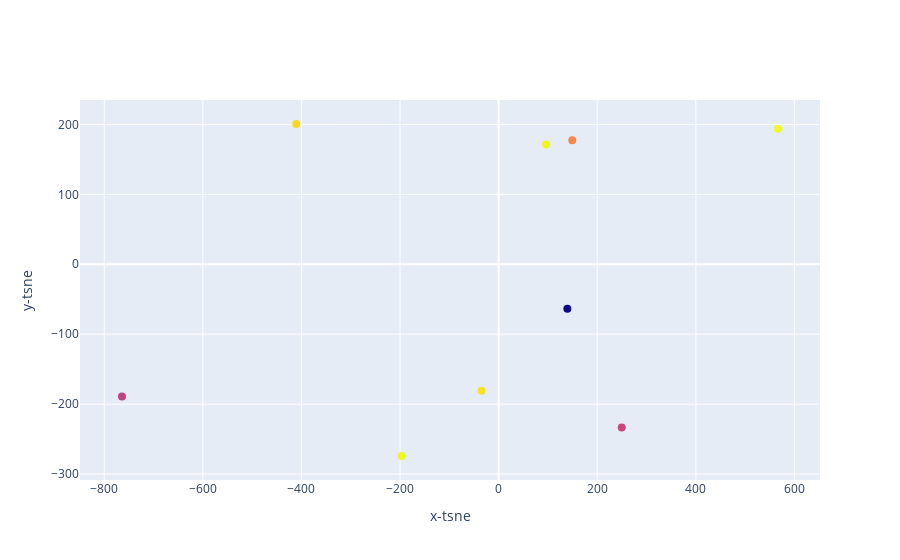

Notebook source saved alongside this figure:
### Code cell
not_top_songs(df_new)

### Figure 1 — Plotly figure (JSON) as saved in the notebook; plotly's stock layout.template omitted (floating-point values rounded to 4 significant figures)
{"data": [{"marker": {"color": [-5.679, -6.362, -14.08, -8.114, -10.11, -9.928, -5.804, -5.714, -6.136], "size": 8}, "mode": "markers", "text": ["Lewis Capaldi - Someone You Loved", "Lady Gaga - Shallow", "Billie Eilish - when the party's over", "Ed Sheeran - Beautiful People (feat. Khalid)", "Billie Eilish - lovely (with Khalid)", "Queen - Bohemian Rhapsody - 2011 Mix", "Post Malone - Better Now", "Alec Benjamin - Let Me Down Slowly", "Post Malone - rockstar (feat. 21 Savage)"], "type": "scatter", "x": [566.7, -410.5, 139.4, 149.3, -764.0, 249.7, 96.32, -196.7, -34.68], "y": [193.7, 200.6, -63.48, 177.5, -189.2, -233.6, 171.1, -274.2, -181.0]}], "layout": {"xaxis": {"title": {"text": "x-tsne"}}, "yaxis": {"title": {"text": "y-tsne"}}}}
